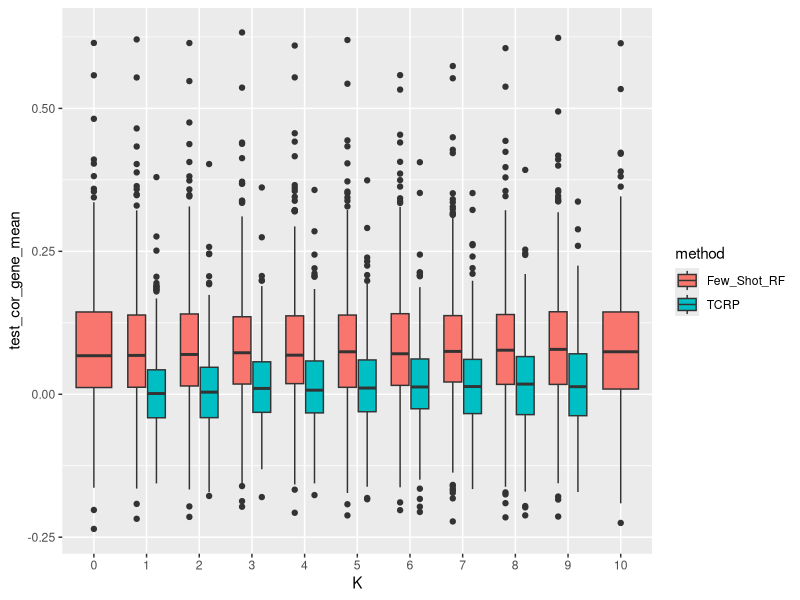
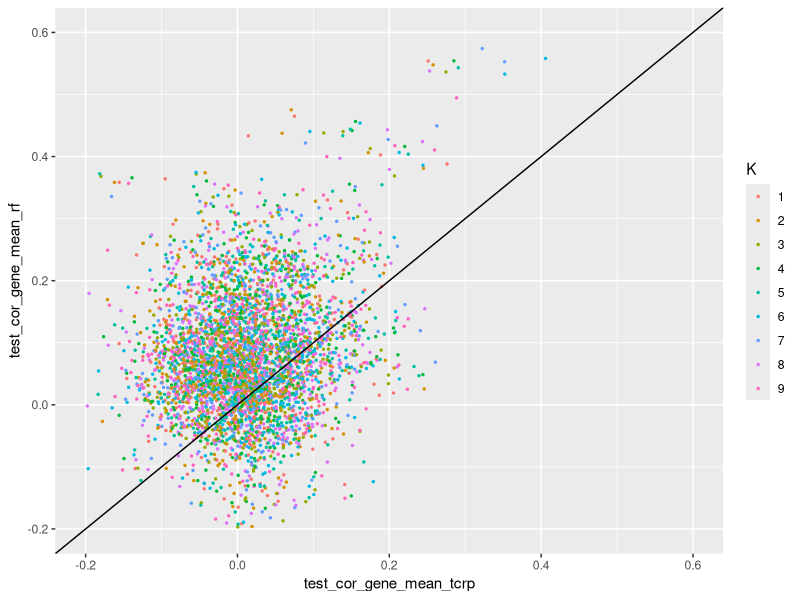
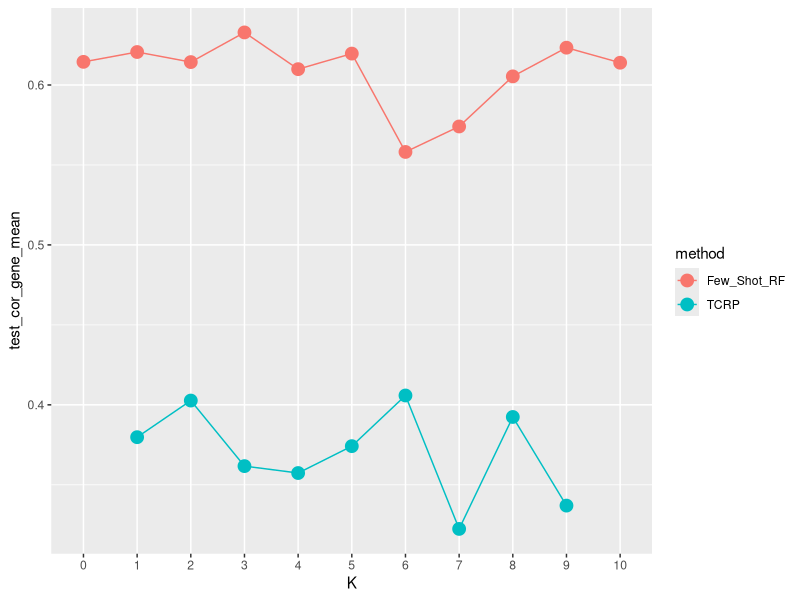
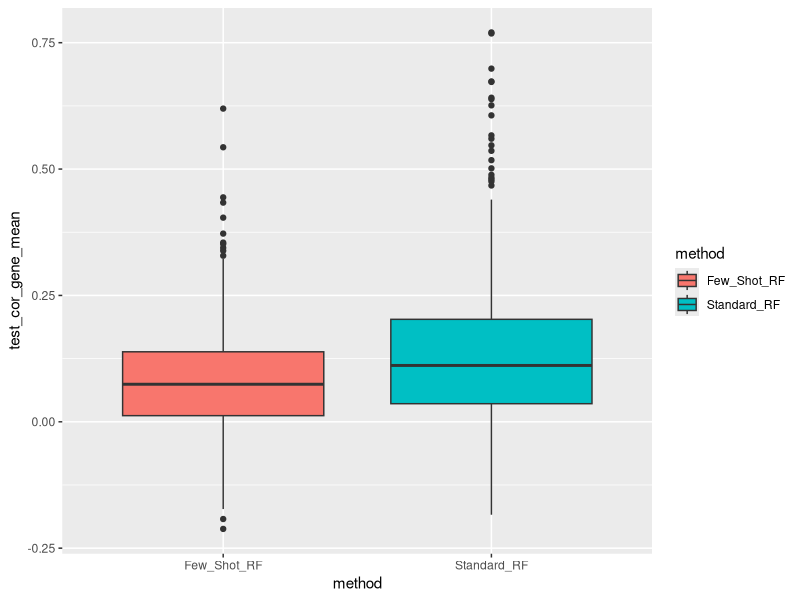
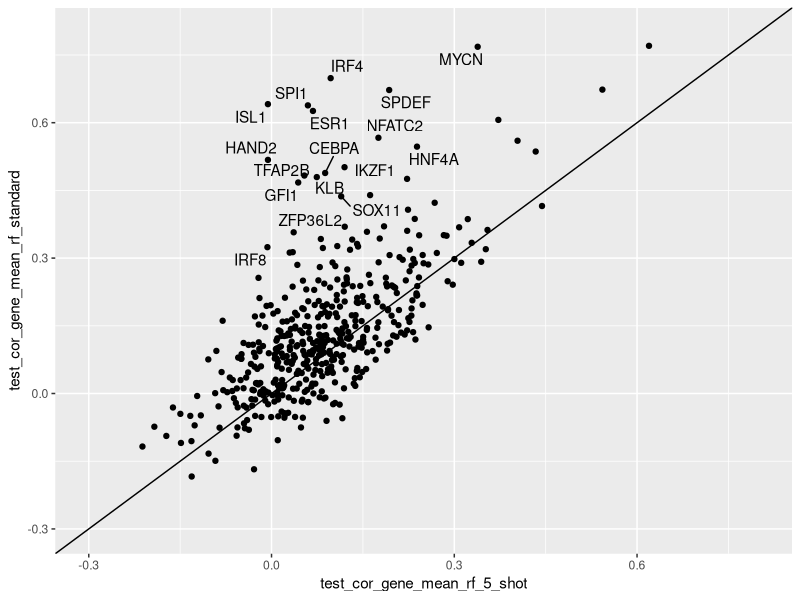
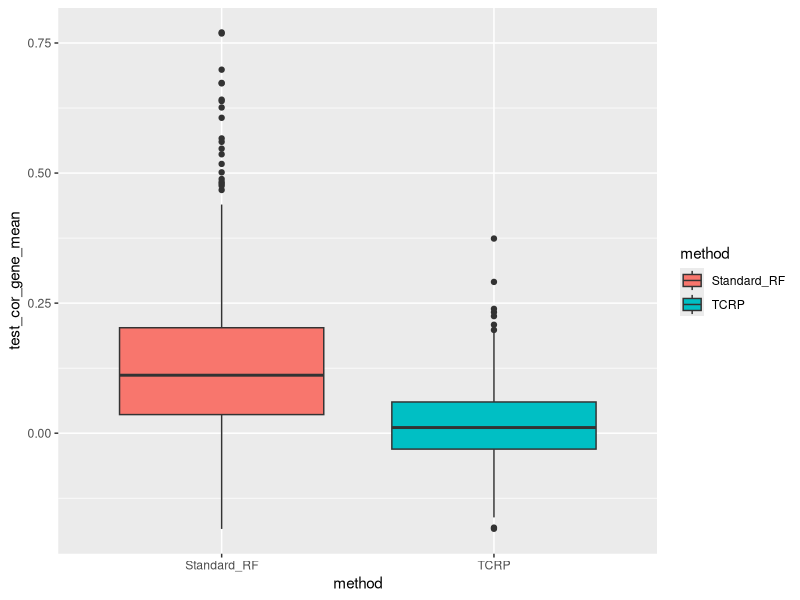
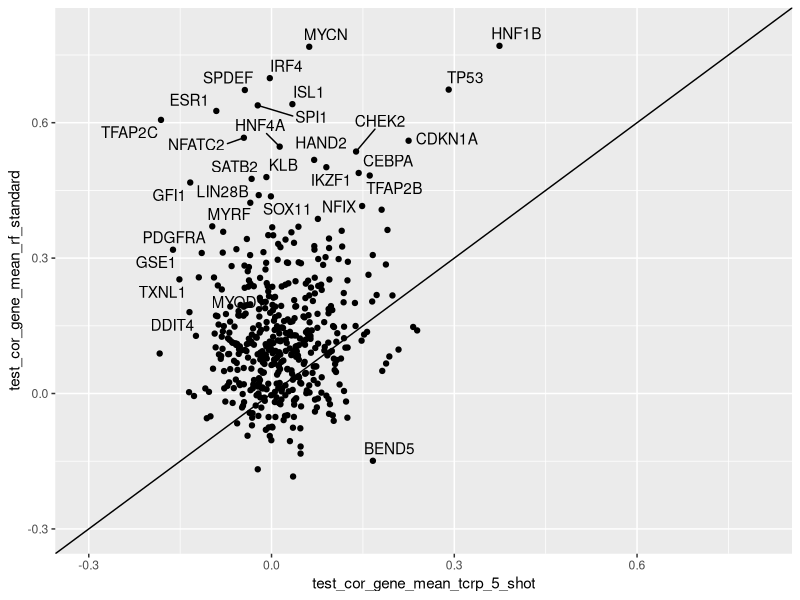

Source code (R) for these figures, in order:
## ---- chunk 1
knitr::opts_chunk$set(echo = FALSE, warning = FALSE, message = FALSE, fig.width = 7, fig.height = 7, cache = T)

library(tidyverse)
library(viridis)
library(ggrepel)
## ---- chunk 2
tcrp <- read_csv("./results/tcrp_achilles_results.csv")
tcrp_cor <- tcrp %>% group_by(gene,K) %>% summarise(test_cor_gene_mean = mean(test_cor_mean),test_cor_gene_sd = sd(test_cor_mean)) %>% 
  mutate(method = "TCRP")
rf <- read_csv("./results/k_shot_rf_achilles_results.csv")
rf_cor <- rf[grepl("mean correlation|Gene",names(rf))] %>% gather(key = "K",value = "test_cor_gene_mean",-Gene) %>% mutate(K = word(K))
rf_sd <- rf[grepl("stddev|Gene",names(rf))] %>% gather(key = "K",value = "test_cor_gene_sd",-Gene) %>% mutate(K = word(K))
rf_cor %<>% left_join(rf_sd,by = c("Gene","K")) %>% mutate(method = "Few_Shot_RF", gene = Gene, K = as.numeric(K)) %>%  select(-Gene)
rf_standard <- read_csv("./results/regular_rf_achilles_results.csv") %>% transmute(gene = Gene, test_cor_gene_mean = Correlation,method = "Standard_RF")
## ---- chunk 3
rbind(tcrp_cor,rf_cor) %>% ggplot(aes(x = as.factor(K),y = test_cor_gene_mean,fill = method)) + geom_boxplot() + xlab("K")
## ---- chunk 4
tcrp_cor %>% left_join(rf_cor,by = c("gene","K"),suffix = c("_tcrp","_rf")) %>% 
  ggplot(aes(test_cor_gene_mean_tcrp,test_cor_gene_mean_rf,color = as.factor(K))) + 
  geom_point(size = .5) + geom_abline() + labs(color = "K") + lims(x = c(-.2,.6), y = c(-.2,.6))
## ---- chunk 5
rbind(tcrp_cor,rf_cor) %>% filter(gene == "HNF1B") %>% 
  ggplot(aes(x = as.factor(K),y = test_cor_gene_mean,color = method,group = method)) + geom_line() + geom_point(size = 4) + xlab("K") 
## ---- chunk 6
bind_rows(rf_standard,rf_cor %>% filter(K == 5)) %>% ggplot(aes(method,test_cor_gene_mean,fill = method)) + geom_boxplot()
## ---- chunk 7
df <- rf_standard %>% left_join(rf_cor %>% filter(K == 5),by = "gene",suffix = c("_rf_standard","_rf_5_shot"))
df %>% ggplot(aes(test_cor_gene_mean_rf_5_shot,test_cor_gene_mean_rf_standard)) + geom_point() + 
  geom_text_repel(data = df %>% filter(abs(test_cor_gene_mean_rf_5_shot - test_cor_gene_mean_rf_standard) > .3),aes(label = gene)) +
  geom_abline() + lims(x = c(-.3,.8), y = c(-.3,.8))
## ---- chunk 8
bind_rows(rf_standard,tcrp_cor %>% filter(K == 5)) %>% ggplot(aes(method,test_cor_gene_mean,fill = method)) + geom_boxplot()
## ---- chunk 9
df <- rf_standard %>% left_join(tcrp_cor %>% filter(K == 5),by = "gene",suffix = c("_rf_standard","_tcrp_5_shot"))
df %>% ggplot(aes(test_cor_gene_mean_tcrp_5_shot,test_cor_gene_mean_rf_standard)) + geom_point() + 
  geom_text_repel(data = df %>% filter(abs(test_cor_gene_mean_tcrp_5_shot - test_cor_gene_mean_rf_standard) > .3),aes(label = gene)) +
  geom_abline() + lims(x = c(-.3,.8), y = c(-.3,.8))
